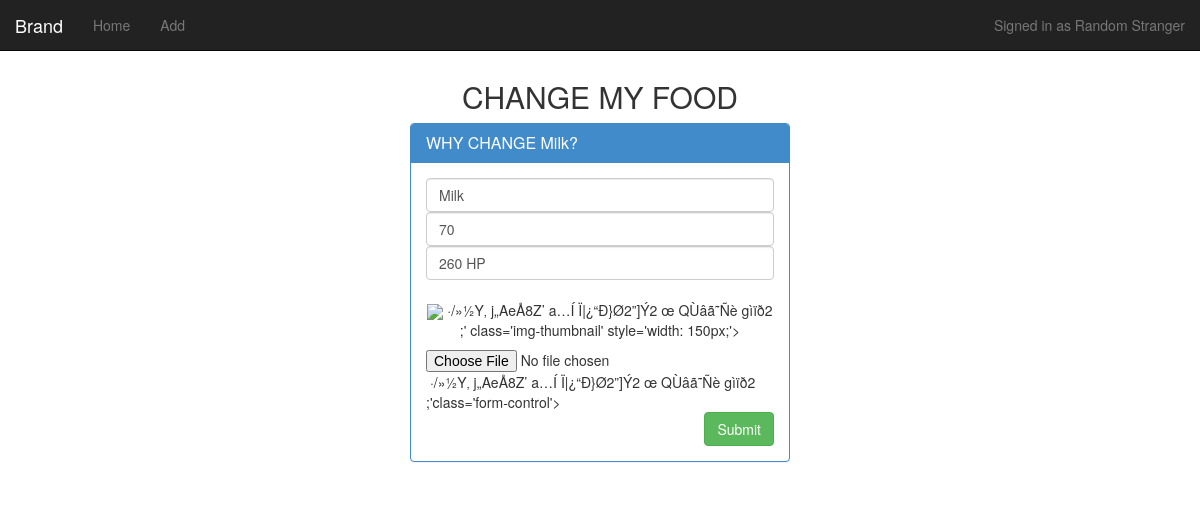
Page /edit.php?pid=4 on the committed database.
### tables this page shows
CREATE TABLE `products` (
  `productID` int(5) NOT NULL,
  `productName` varchar(30) NOT NULL,
  `productPrice` int(10) NOT NULL,
  `productDescription` varchar(50) NOT NULL,
  `productImage` blob NOT NULL
);

### edit.php (the view, shortened to what this page needs)
<?php
	require("sql_connect.php");
	$res = mysqli_query($mysqli, "SELECT * FROM products WHERE productID = ".$_GET['pid']);
	$data = mysqli_fetch_row($res);
?>
<html>
<head>
	<link rel='stylesheet' href='css/bootstrap.min.css'>
</head>
<body>
<?php include("navbar.php"); ?>
<h2 class='text-center'>CHANGE MY FOOD</h2>
<div class='row'>
	<div class='col-md-4 col-sm-offset-4'>
		<div class='panel panel-primary'>
			<div class='panel-heading'>
				<h3 class='panel-title'>WHY CHANGE <?php echo $data[1];?>?</h3>
			</div>
			<div class='panel-body'>
				<form method='POST' action="updateProduct.php"; enctype='multipart/form-data'>
					<input name='pname' type='text' value='<?php echo $data[1];?>'class='form-control' placeholder='Name'>
					<input name='pprice' type='text' value='<?php echo $data[2];?>'class='form-control' placeholder='Price'>
					<input name='pdesc' type='text' value='<?php echo $data[3];?>'class='form-control' placeholder='Description'><br>
					<p class='text-center'>
						<img src='image/<?php echo $data[4];?>' class='img-thumbnail' style='width: 150px;'>
					</p>
					<input name='pphoto' type='file' value='<?php echo $data[4];?>'class='form-control'><br>
					<button class='btn btn-success pull-right'>Submit</button>
				</form>
			</div>
	</div>
</body>
</html>

### rows in the picture
products: productName "Milk", pname "Milk", pprice "70", pdesc "260 HP", productImage "\u0005·/»½Y‚\u0007j„AeÅ8Z’ a…Í\u0001Ï|¿“Ð}Ø2”]Ý2 œ\u0002QÙâã˜Ñè gìïð2 ;"
